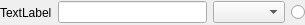
<?xml version="1.0" encoding="UTF-8"?>
<ui version="4.0">
 <class>ColorVal</class>
 <widget class="QWidget" name="ColorVal">
  <property name="geometry">
   <rect>
    <x>0</x>
    <y>0</y>
    <width>305</width>
    <height>25</height>
   </rect>
  </property>
  <property name="sizePolicy">
   <sizepolicy hsizetype="Preferred" vsizetype="MinimumExpanding">
    <horstretch>0</horstretch>
    <verstretch>0</verstretch>
   </sizepolicy>
  </property>
  <property name="windowTitle">
   <string notr="true">Form</string>
  </property>
  <layout class="QHBoxLayout" name="horizontalLayout">
   <property name="leftMargin">
    <number>0</number>
   </property>
   <property name="topMargin">
    <number>0</number>
   </property>
   <property name="rightMargin">
    <number>0</number>
   </property>
   <property name="bottomMargin">
    <number>0</number>
   </property>
   <item>
    <widget class="QLabel" name="valLabel">
     <property name="sizePolicy">
      <sizepolicy hsizetype="Preferred" vsizetype="MinimumExpanding">
       <horstretch>0</horstretch>
       <verstretch>0</verstretch>
      </sizepolicy>
     </property>
     <property name="text">
      <string notr="true">TextLabel</string>
     </property>
    </widget>
   </item>
   <item>
    <widget class="QLineEdit" name="colorW">
     <property name="mouseTracking">
      <bool>false</bool>
     </property>
     <property name="acceptDrops">
      <bool>false</bool>
     </property>
     <property name="readOnly">
      <bool>true</bool>
     </property>
    </widget>
   </item>
   <item>
    <widget class="QComboBox" name="valueBox">
     <property name="sizeAdjustPolicy">
      <enum>QComboBox::AdjustToContents</enum>
     </property>
    </widget>
   </item>
   <item>
    <widget class="QRadioButton" name="showVal">
     <property name="sizePolicy">
      <sizepolicy hsizetype="Fixed" vsizetype="Fixed">
       <horstretch>0</horstretch>
       <verstretch>0</verstretch>
      </sizepolicy>
     </property>
     <property name="text">
      <string/>
     </property>
    </widget>
   </item>
  </layout>
 </widget>
 <resources/>
 <connections/>
</ui>
